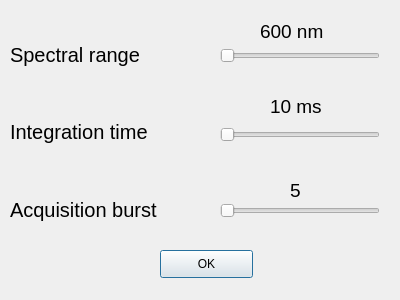
<?xml version="1.0" encoding="UTF-8"?>
<ui version="4.0">
 <class>Settings</class>
 <widget class="QDialog" name="Settings">
  <property name="geometry">
   <rect>
    <x>0</x>
    <y>0</y>
    <width>400</width>
    <height>300</height>
   </rect>
  </property>
  <property name="windowTitle">
   <string>Settings</string>
  </property>
  <widget class="QSlider" name="spect_range_sldr">
   <property name="geometry">
    <rect>
     <x>220</x>
     <y>45</y>
     <width>160</width>
     <height>22</height>
    </rect>
   </property>
   <property name="orientation">
    <enum>Qt::Horizontal</enum>
   </property>
  </widget>
  <widget class="QLabel" name="label1">
   <property name="geometry">
    <rect>
     <x>10</x>
     <y>34</y>
     <width>171</width>
     <height>41</height>
    </rect>
   </property>
   <property name="font">
    <font>
     <pointsize>15</pointsize>
    </font>
   </property>
   <property name="text">
    <string>Spectral range</string>
   </property>
  </widget>
  <widget class="QLabel" name="label2">
   <property name="geometry">
    <rect>
     <x>10</x>
     <y>116</y>
     <width>191</width>
     <height>31</height>
    </rect>
   </property>
   <property name="font">
    <font>
     <pointsize>15</pointsize>
    </font>
   </property>
   <property name="text">
    <string>Integration time</string>
   </property>
  </widget>
  <widget class="QSlider" name="int_time_sldr">
   <property name="geometry">
    <rect>
     <x>220</x>
     <y>124</y>
     <width>160</width>
     <height>22</height>
    </rect>
   </property>
   <property name="orientation">
    <enum>Qt::Horizontal</enum>
   </property>
  </widget>
  <widget class="QLabel" name="label3">
   <property name="geometry">
    <rect>
     <x>10</x>
     <y>195</y>
     <width>200</width>
     <height>30</height>
    </rect>
   </property>
   <property name="font">
    <font>
     <pointsize>15</pointsize>
    </font>
   </property>
   <property name="text">
    <string>Acquisition burst</string>
   </property>
  </widget>
  <widget class="QSlider" name="acq_burst_sldr">
   <property name="geometry">
    <rect>
     <x>220</x>
     <y>200</y>
     <width>160</width>
     <height>22</height>
    </rect>
   </property>
   <property name="orientation">
    <enum>Qt::Horizontal</enum>
   </property>
  </widget>
  <widget class="QPushButton" name="ok_btn">
   <property name="geometry">
    <rect>
     <x>160</x>
     <y>250</y>
     <width>93</width>
     <height>28</height>
    </rect>
   </property>
   <property name="text">
    <string>OK</string>
   </property>
  </widget>
  <widget class="QLabel" name="spect_range_val">
   <property name="geometry">
    <rect>
     <x>260</x>
     <y>21</y>
     <width>100</width>
     <height>20</height>
    </rect>
   </property>
   <property name="font">
    <font>
     <pointsize>14</pointsize>
    </font>
   </property>
   <property name="text">
    <string>600 nm</string>
   </property>
  </widget>
  <widget class="QLabel" name="int_time_val">
   <property name="geometry">
    <rect>
     <x>270</x>
     <y>96</y>
     <width>100</width>
     <height>20</height>
    </rect>
   </property>
   <property name="font">
    <font>
     <pointsize>14</pointsize>
    </font>
   </property>
   <property name="text">
    <string>10 ms</string>
   </property>
  </widget>
  <widget class="QLabel" name="acq_burst_val">
   <property name="geometry">
    <rect>
     <x>290</x>
     <y>180</y>
     <width>51</width>
     <height>20</height>
    </rect>
   </property>
   <property name="font">
    <font>
     <pointsize>14</pointsize>
    </font>
   </property>
   <property name="text">
    <string>5</string>
   </property>
  </widget>
 </widget>
 <resources/>
 <connections/>
</ui>
